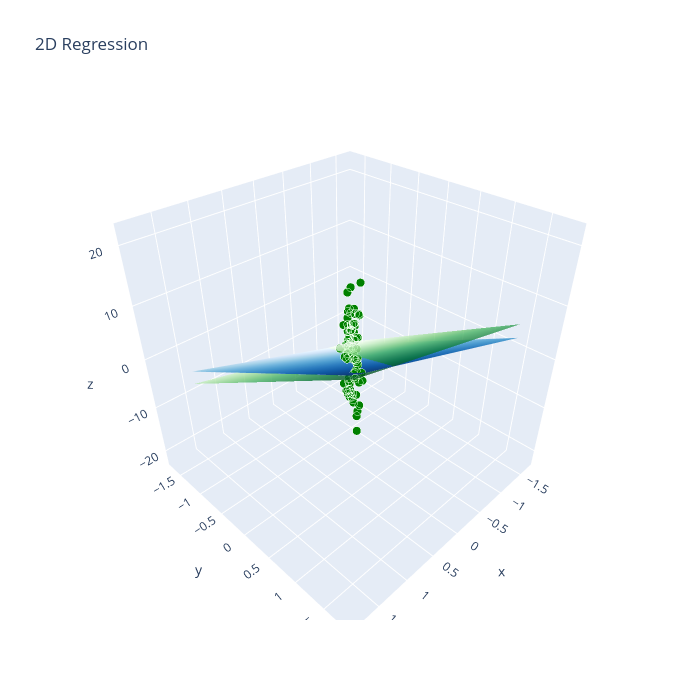

Notebook cell for this chart:
### Markdown cell above
## Add a small perturbation to the colinear data and fit again

### Code cell
# Perturbation is just a bit of small uniform noise:
perturbation = np.random.rand(X_colin.shape[0],X_colin.shape[1])*0.05
X_colin_pert = X_colin+perturbation
y_colin_pert = np.dot(X_colin_pert,b_true)+eps

print('True coefficents:', b_true.ravel())
betas = fit_regression(X_colin_pert,y_colin_pert.ravel(),regr=regr);
fig, data_colin_pert = plot_scatter_plotly(X_colin_pert,y_colin_pert,b_true)
fig = plot_fitted_planes(betas, colors=colors, names=regr, data=deepcopy(data_colin_pert))

iplot(fig, filename='2D Regression with different estimators - colinear data')
